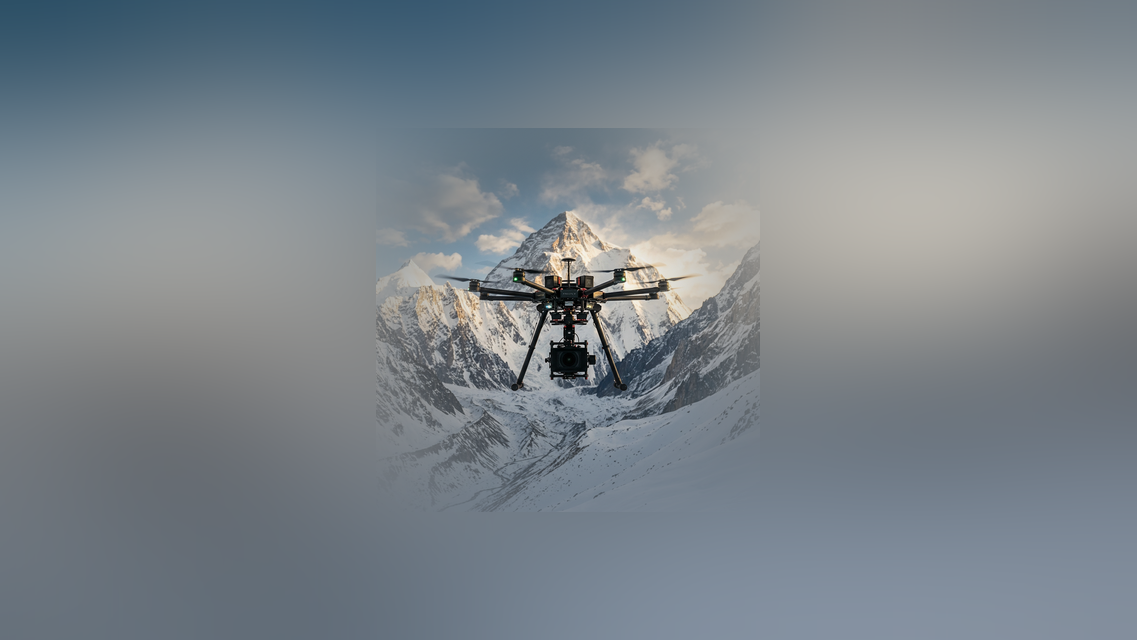
#> input picture imagenes/drone_cover_cinelifter.png, 1137 x 640 px; its folder holds only this picture in this run
$ python pad_images.py
#> lines starting #> are read from the running program, lines starting #| are printed output that depends on the picture
import os
import glob
from PIL import Image, ImageFilter, ImageDraw

img_dir = r"c:\Users\Ander\Desktop\Programación\Web de FPVCOMPETICION\imagenes"
images = glob.glob(os.path.join(img_dir, "drone_cover_*.png"))

for path in images:
    if "_scaled" in path:
        continue

    img = Image.open(path).convert("RGBA")
    w, h = img.size
#> w = 1137; h = 640

    target_w = int(h * 16 / 9)
#> target_w = 1137
    target_h = h
#> target_h = 640

    new_w = int(w * 0.6)
#> new_w = 682
    new_h = int(h * 0.6)
#> new_h = 384
    small_img = img.resize((new_w, new_h), Image.LANCZOS)

    canvas = Image.new("RGBA", (target_w, target_h), (15, 23, 42, 255))
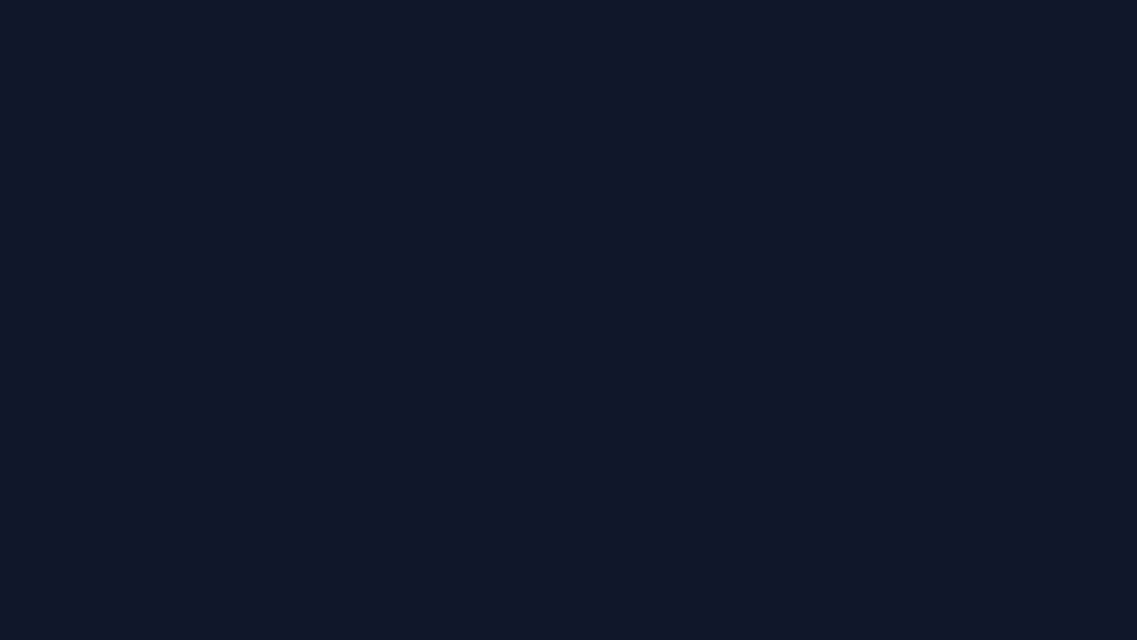
#> canvas: PIL image 1137x640 RGBA; mean R, G, B, A 15, 23, 42, 255
    bg_img = img.resize((target_w, target_h), Image.LANCZOS).filter(ImageFilter.GaussianBlur(radius=80))
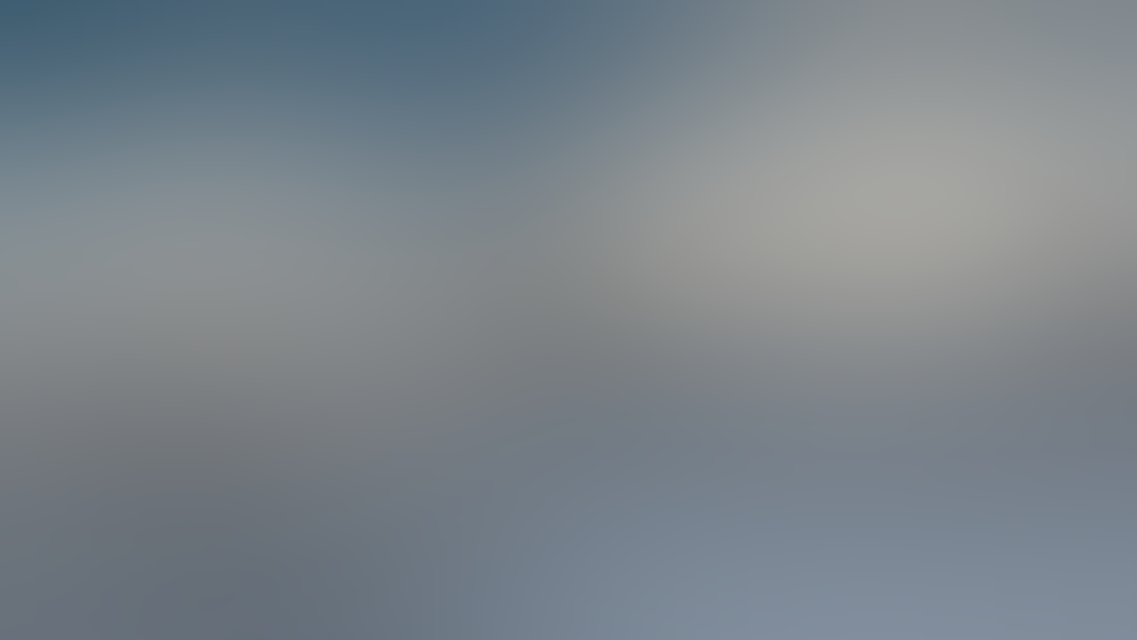
#> bg_img: PIL image 1137x640 RGBA; mean R, G, B, A 123.2, 131.8, 138.8, 255
    canvas.paste(bg_img, (0, 0))

    mask = Image.new("L", (new_w, new_h), 0)
#> mask: PIL image 682x384 L; every value is 0
    draw = ImageDraw.Draw(mask)
    pad = int(new_w * 0.1)
#> pad = 68
    draw.ellipse((pad, pad, new_w-pad, new_h-pad), fill=255)
    mask = mask.filter(ImageFilter.GaussianBlur(radius=50))
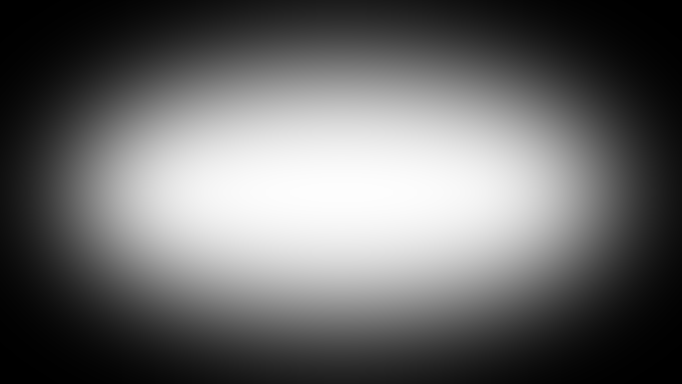
#> mask: PIL image 682x384 L; min 0, max 253, mean 103.2

    small_img.putalpha(mask)
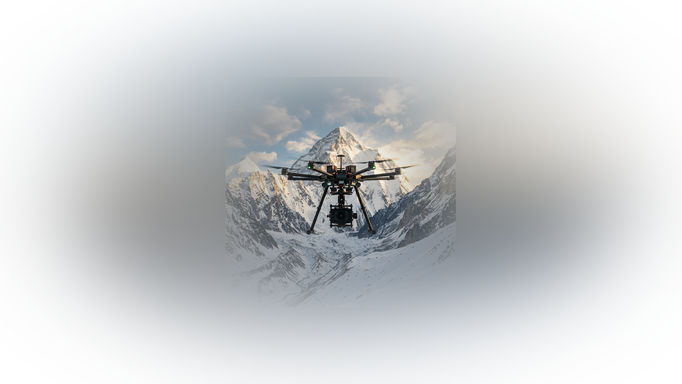
#> small_img: PIL image 682x384 RGBA; mean R, G, B, A 123.8, 132.3, 139.1, 103.2; transparent parts drawn white

    offset_x = (target_w - new_w) // 2
#> offset_x = 227
    offset_y = (target_h - new_h) // 2
#> offset_y = 128
    canvas.paste(small_img, (offset_x, offset_y), small_img)
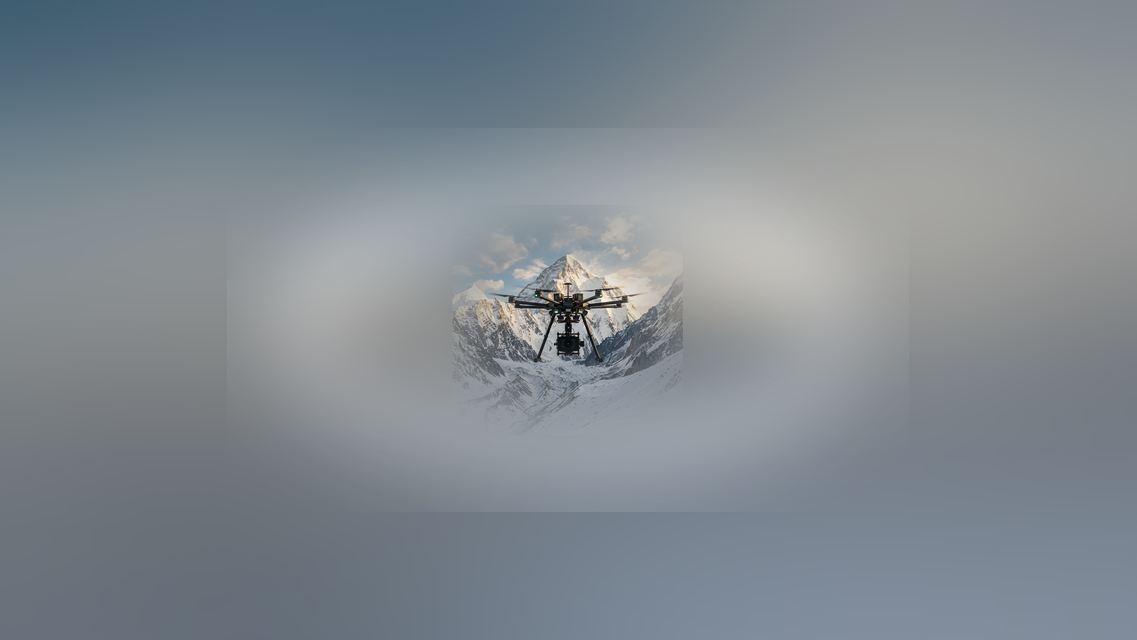
#> canvas: PIL image 1137x640 RGBA; mean R, G, B, A 123.2, 132, 139.1, 242.8; transparent parts drawn white

    final = canvas.convert("RGB")
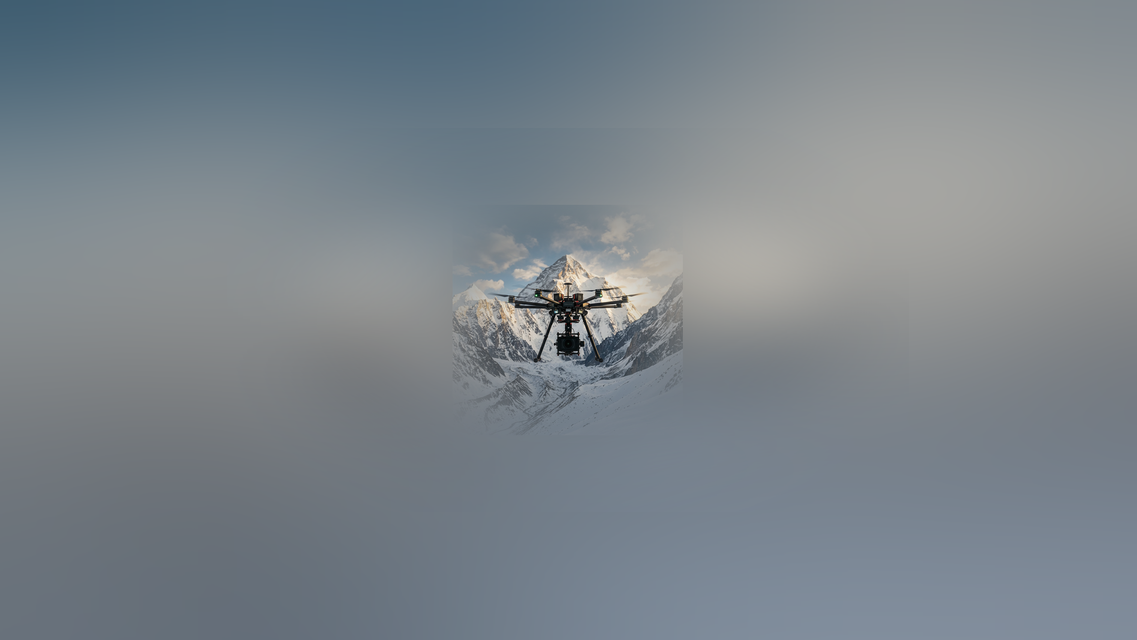
#> final: PIL image 1137x640 RGB; mean R, G, B 123.2, 132, 139.1
    final.save(path)
    print(f"Processed: {os.path.basename(path)}")
